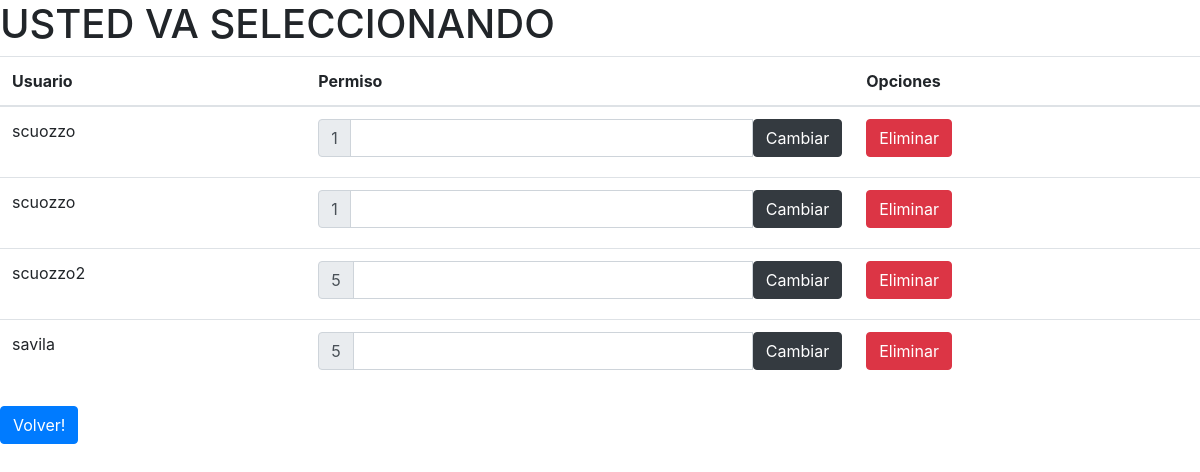
The page /Usuarios (signed in) on the database as committed earlier.
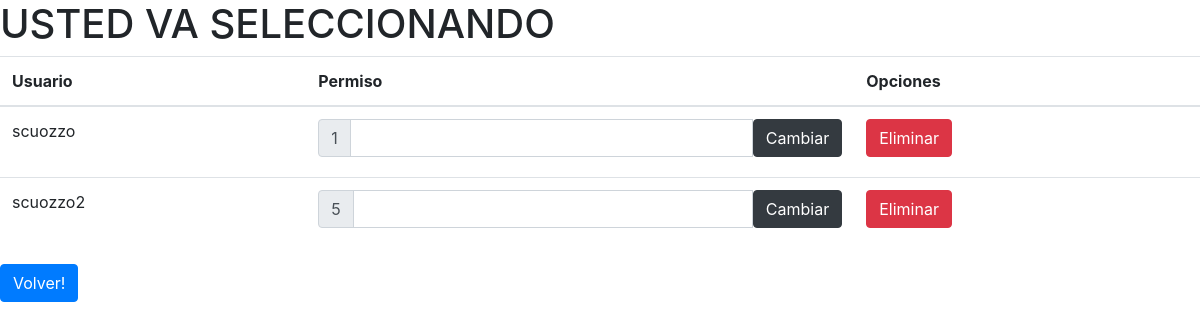
The same page on the database as committed later.
### tables this page shows
CREATE TABLE "usuarios" (
	"id"	INTEGER PRIMARY KEY AUTOINCREMENT,
	"username"	TEXT,
	"password"	TEXT,
	"permiso"	INTEGER
);

### App.py (the view)
@app.route("/Usuarios", methods= ["GET","POST"])
@login_required
def Usuarios():
    if request.method == "GET":
        mysql = sqlite3.connect("./Proyecto.db")
        cur=mysql.cursor()
        cur.execute("SELECT * FROM usuarios")
        data = cur.fetchall()
        return render_template("Usuarios.html",data=data)

### App.py (called while the page is built)
@login_manager.user_loader
def load_user(user_id):
    for user in users:
        if user.id == int(user_id):
            return user
    return None

### templates/Usuarios.html (shortened to what this page needs)
<!DOCTYPE html>
<html lang="en">
<head>
    <link rel="stylesheet" href="https://stackpath.bootstrapcdn.com/bootstrap/4.5.0/css/bootstrap.min.css">
</head>
<body>
    <h1>USTED VA SELECCIONANDO</h1>
    {% if current_user.permiso == 1 %}
    <table class="table">
        <thead>
        <tr>
            <th scope="col">Usuario</th>
            <th scope="col">Permiso</th>
            <th scope="col">Opciones</th>
        </tr>
        </thead>
    <tbody>
        {% for sum in data %}
            <tr>
                <td>{{sum.1}}</td>
                <td>
                    <form action="/Cambiar/{{sum.0}}" method="POST" class="input-group mb-2">
                        <div class="input-group-prepend">
                          <span class="input-group-text">{{sum.3}}</span>
                        </div>
                        <input type="number" class="form-control" style="width: 0.5rem;" name="permiso">
                        <button type="submit" class="btn btn-dark" >Cambiar</button>
                    </form>
                </td>
                <td>
                    <a href="/Eliminar/{{sum.0}}"><button type="button" class="btn btn-danger" >Eliminar</button></a>
                </td>
        {% endfor %}
            </tr>
    </tbody>
</table>
{% endif %}
    <a href="/Ingreso"><button type="button" class="btn btn-primary" >Volver!</button></a>
</body>
</html>

Rows that differ between the two databases and show on the page:
removed usuarios: username "scuozzo", permiso "1"
removed usuarios: username "savila", permiso "5"
